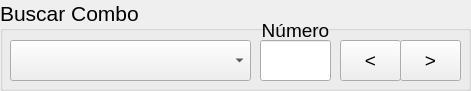
  <widget class="QGroupBox" name="groupBox_5">
   <property name="geometry">
    <rect>
     <x>150</x>
     <y>10</y>
     <width>471</width>
     <height>91</height>
    </rect>
   </property>
   <property name="font">
    <font>
     <family>MS Shell Dlg 2</family>
     <pointsize>16</pointsize>
     <weight>50</weight>
     <bold>false</bold>
    </font>
   </property>
   <property name="title">
    <string>Buscar Combo</string>
   </property>
   <widget class="QComboBox" name="combo_Tipo_Imagen">
    <property name="geometry">
     <rect>
      <x>10</x>
      <y>40</y>
      <width>241</width>
      <height>41</height>
     </rect>
    </property>
    <property name="font">
     <font>
      <family>MS Shell Dlg 2</family>
      <pointsize>14</pointsize>
      <weight>50</weight>
      <bold>false</bold>
     </font>
    </property>
   </widget>
   <widget class="QLabel" name="label">
    <property name="geometry">
     <rect>
      <x>260</x>
      <y>20</y>
      <width>71</width>
      <height>21</height>
     </rect>
    </property>
    <property name="font">
     <font>
      <family>MS Shell Dlg 2</family>
      <pointsize>14</pointsize>
      <weight>50</weight>
      <bold>false</bold>
     </font>
    </property>
    <property name="text">
     <string>Número</string>
    </property>
    <property name="alignment">
     <set>Qt::AlignCenter</set>
    </property>
   </widget>
   <widget class="QLineEdit" name="line_Numero">
    <property name="geometry">
     <rect>
      <x>260</x>
      <y>40</y>
      <width>71</width>
      <height>41</height>
     </rect>
    </property>
    <property name="font">
     <font>
      <family>MS Shell Dlg 2</family>
      <pointsize>14</pointsize>
      <weight>50</weight>
      <bold>false</bold>
     </font>
    </property>
    <property name="text">
     <string/>
    </property>
    <property name="alignment">
     <set>Qt::AlignCenter</set>
    </property>
   </widget>
   <widget class="QPushButton" name="push_Resta1">
    <property name="geometry">
     <rect>
      <x>340</x>
      <y>40</y>
      <width>61</width>
      <height>41</height>
     </rect>
    </property>
    <property name="font">
     <font>
      <family>MS Shell Dlg 2</family>
      <pointsize>14</pointsize>
      <weight>50</weight>
      <bold>false</bold>
     </font>
    </property>
    <property name="text">
     <string>&lt;</string>
    </property>
    <property name="iconSize">
     <size>
      <width>48</width>
      <height>48</height>
     </size>
    </property>
    <property name="autoDefault">
     <bool>false</bool>
    </property>
   </widget>
   <widget class="QPushButton" name="push_Suma1">
    <property name="geometry">
     <rect>
      <x>400</x>
      <y>40</y>
      <width>61</width>
      <height>41</height>
     </rect>
    </property>
    <property name="font">
     <font>
      <family>MS Shell Dlg 2</family>
      <pointsize>14</pointsize>
      <weight>50</weight>
      <bold>false</bold>
     </font>
    </property>
    <property name="text">
     <string>&gt;</string>
    </property>
    <property name="icon">
     <iconset>
      <normalon>icon/buscarlupa.png</normalon>
     </iconset>
    </property>
    <property name="iconSize">
     <size>
      <width>48</width>
      <height>48</height>
     </size>
    </property>
    <property name="autoDefault">
     <bool>false</bool>
    </property>
   </widget>
  </widget>
